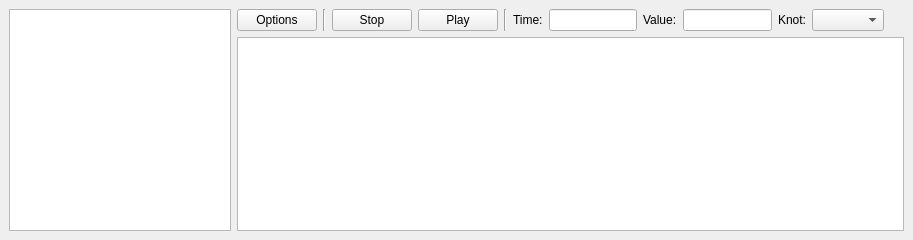
<?xml version="1.0" encoding="UTF-8"?>
<ui version="4.0">
 <class>CurveEditorWidget</class>
 <widget class="QDockWidget" name="CurveEditorWidget">
  <property name="geometry">
   <rect>
    <x>0</x>
    <y>0</y>
    <width>913</width>
    <height>240</height>
   </rect>
  </property>
  <property name="minimumSize">
   <size>
    <width>730</width>
    <height>240</height>
   </size>
  </property>
  <property name="windowTitle">
   <string>Curve Editor</string>
  </property>
  <widget class="QWidget" name="dockWidgetContents">
   <layout class="QHBoxLayout" name="horizontalLayout_2" stretch="1,3">
    <item>
     <widget class="QTreeView" name="treeView"/>
    </item>
    <item>
     <layout class="QVBoxLayout" name="verticalLayout">
      <item>
       <layout class="QHBoxLayout" name="horizontalLayout" stretch="0,0,0,0,0,0,0,0,0,0,0,0">
        <item>
         <widget class="QPushButton" name="btn_playbackOptions">
          <property name="text">
           <string>Options</string>
          </property>
         </widget>
        </item>
        <item>
         <widget class="Line" name="line">
          <property name="orientation">
           <enum>Qt::Vertical</enum>
          </property>
         </widget>
        </item>
        <item>
         <widget class="QPushButton" name="btn_stop">
          <property name="text">
           <string>Stop</string>
          </property>
         </widget>
        </item>
        <item>
         <widget class="QPushButton" name="btn_play">
          <property name="text">
           <string>Play</string>
          </property>
         </widget>
        </item>
        <item>
         <widget class="Line" name="line_2">
          <property name="orientation">
           <enum>Qt::Vertical</enum>
          </property>
         </widget>
        </item>
        <item>
         <widget class="QLabel" name="label">
          <property name="text">
           <string>Time:</string>
          </property>
         </widget>
        </item>
        <item>
         <widget class="QLineEdit" name="edit_key"/>
        </item>
        <item>
         <widget class="QLabel" name="label_2">
          <property name="text">
           <string>Value:</string>
          </property>
         </widget>
        </item>
        <item>
         <widget class="QLineEdit" name="edit_value"/>
        </item>
        <item>
         <widget class="QLabel" name="label_3">
          <property name="text">
           <string>Knot:</string>
          </property>
         </widget>
        </item>
        <item>
         <widget class="QComboBox" name="comboBox"/>
        </item>
        <item>
         <spacer name="horizontalSpacer">
          <property name="orientation">
           <enum>Qt::Horizontal</enum>
          </property>
          <property name="sizeHint" stdset="0">
           <size>
            <width>40</width>
            <height>20</height>
           </size>
          </property>
         </spacer>
        </item>
       </layout>
      </item>
      <item>
       <widget class="QGraphicsView" name="graphicsView">
        <property name="verticalScrollBarPolicy">
         <enum>Qt::ScrollBarAlwaysOff</enum>
        </property>
        <property name="horizontalScrollBarPolicy">
         <enum>Qt::ScrollBarAlwaysOff</enum>
        </property>
        <property name="renderHints">
         <set>QPainter::TextAntialiasing</set>
        </property>
       </widget>
      </item>
     </layout>
    </item>
   </layout>
  </widget>
 </widget>
 <resources/>
 <connections/>
</ui>
